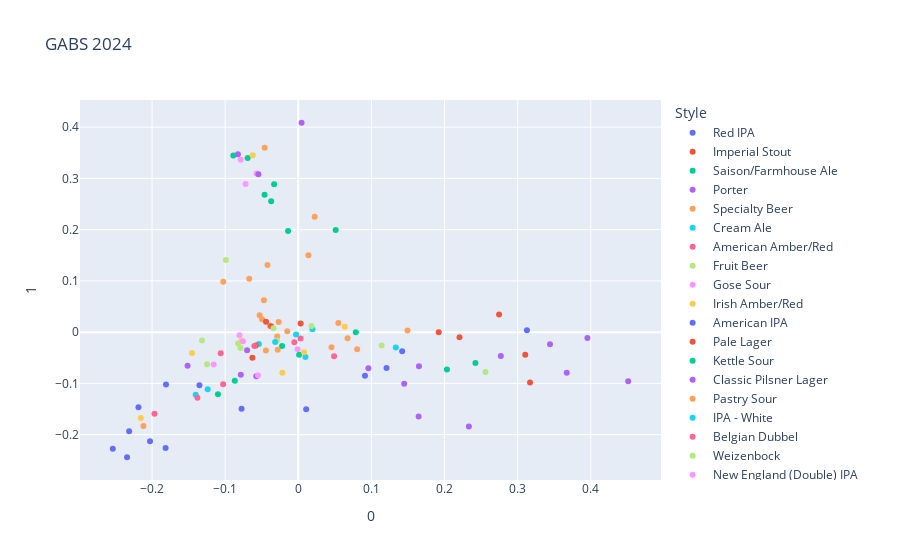

The cell this chart's notebook holds for it:
### Code cell
# Plot some clusters maybe?
pca_arr_all = PCA(n_components=2).fit_transform(np.asarray(X.todense()))
print(pca_arr_all.shape)


pca_df = pd.DataFrame(pca_arr_all).reset_index(drop=True).set_index(df.index)
pca_df['Section'] = df['section']
pca_df['Number'] = df.index
pca_df['Beer'] = df['name']
pca_df['Brewery'] = df['brewery']
pca_df['Style'] = df['style']
#pca_df['Anticipation'] = df.Anticipation

fig = px.scatter(pca_df,
                 x=0,
                 y=1,
                 color="Style",
                 hover_data=["Beer", "Section", "Number"],
                 title="GABS 2024"
                )
fig.show()

### Figure 1 — Plotly figure (JSON) as saved in the notebook; plotly's stock layout.template omitted (floating-point values rounded to 4 significant figures)
{"data": [{"customdata": [["HONEY GUM (RED IPA)", 1, 1], ["King River Double Red IPA", 1, 12], ["Hybrid Theory Red Rye IPA", 1, 18]], "hovertemplate": "Style=Red IPA<br>0=%{x}<br>1=%{y}<br>Beer=%{customdata[0]}<br>Section=%{customdata[1]}<br>Number=%{customdata[2]}<extra></extra>", "legendgroup": "Red IPA", "marker": {"color": "#636efa", "symbol": "circle"}, "mode": "markers", "name": "Red IPA", "orientation": "v", "showlegend": true, "type": "scatter", "x": [-0.1815, -0.2537, -0.2342], "xaxis": "x", "y": [-0.2258, -0.2274, -0.2441], "yaxis": "y"}, {"customdata": [["Choc à l'orange", 1, 2], ["Crumbs - Imperial Cookie Stout", 1, 5], ["Bounty Hunter", 2, 21], ["Abominable S'Mores Imperial Milk Stout", 5, 87], ["Lord Barista", 6, 111]], "hovertemplate": "Style=Imperial Stout<br>0=%{x}<br>1=%{y}<br>Beer=%{customdata[0]}<br>Section=%{customdata[1]}<br>Number=%{customdata[2]}<extra></extra>", "legendgroup": "Imperial Stout", "marker": {"color": "#EF553B", "symbol": "circle"}, "mode": "markers", "name": "Imperial Stout", "orientation": "v", "showlegend": true, "type": "scatter", "x": [0.3169, 0.2205, 0.2746, 0.192, 0.3104], "xaxis": "x", "y": [-0.09809, -0.009814, 0.03454, -0.0002607, -0.04418], "yaxis": "y"}, {"customdata": [["Spaghetti Saison", 1, 3], ["Sparkling Saison Noir", 3, 50], ["Black Mamba - Imperial Black Saison", 6, 105]], "hovertemplate": "Style=Saison/Farmhouse Ale<br>0=%{x}<br>1=%{y}<br>Beer=%{customdata[0]}<br>Section=%{customdata[1]}<br>Number=%{customdata[2]}<extra></extra>", "legendgroup": "Saison/Farmhouse Ale", "marker": {"color": "#00cc96", "symbol": "circle"}, "mode": "markers", "name": "Saison/Farmhouse Ale", "orientation": "v", "showlegend": true, "type": "scatter", "x": [0.001122, -0.02221, 0.07864], "xaxis": "x", "y": [-0.04403, -0.027, -0.0004444], "yaxis": "y"}, {"customdata": [["Cocoa Comet", 1, 4], ["Don't Take The Pith", 1, 13], ["Nitro Citrus - Blood Orange Chocolate Porter", 2, 26], ["Biscoff Chocolate Brownie Porter", 4, 78], ["Miso Macadamia Stout", 5, 100]], "hovertemplate": "Style=Porter<br>0=%{x}<br>1=%{y}<br>Beer=%{customdata[0]}<br>Section=%{customdata[1]}<br>Number=%{customdata[2]}<extra></extra>", "legendgroup": "Porter", "marker": {"color": "#ab63fa", "symbol": "circle"}, "mode": "markers", "name": "Porter", "orientation": "v", "showlegend": true, "type": "scatter", "x": [0.09586, 0.2333, 0.1645, 0.1449, 0.165], "xaxis": "x", "y": [-0.07042, -0.1839, -0.1647, -0.1005, -0.06654], "yaxis": "y"}, {"customdata": [["Unlikely Friends", 1, 6], ["Brunswick Grape Ale", 1, 14], ["Rum Running", 2, 25], ["Honey Honey, Joy Joy", 3, 57], ["Pick of the Bunch", 3, 58], ["Ooray for Gilbert", 4, 75], ["Billson's Flavored Sour Beer", 4, 79], ["Sweet as Pie", 5, 91], ["Partical Fusion - worlds collide", 5, 94], ["Salvaged Cherry Cola", 5, 98], ["Strawberry Champagne Beer", 6, 101], ["Raspberry Sherbet Bomb", 6, 115]], "hovertemplate": "Style=Specialty Beer<br>0=%{x}<br>1=%{y}<br>Beer=%{customdata[0]}<br>Section=%{customdata[1]}<br>Number=%{customdata[2]}<extra></extra>", "legendgroup": "Specialty Beer", "marker": {"color": "#FFA15A", "symbol": "circle"}, "mode": "markers", "name": "Specialty Beer", "orientation": "v", "showlegend": true, "type": "scatter", "x": [0.0674, -0.02686, -0.05294, -0.0281, 0.05477, -0.02886, -0.1026, -0.04707, -0.04436, -0.03893, -0.04955, -0.06715], "xaxis": "x", "y": [-0.01187, 0.01966, 0.03302, -0.03421, 0.01794, -0.008664, 0.09842, 0.06236, -0.03596, 0.0126, 0.02505, 0.104], "yaxis": "y"}, {"customdata": [["White Forest", 1, 7]], "hovertemplate": "Style=Cream Ale<br>0=%{x}<br>1=%{y}<br>Beer=%{customdata[0]}<br>Section=%{customdata[1]}<br>Number=%{customdata[2]}<extra></extra>", "legendgroup": "Cream Ale", "marker": {"color": "#19d3f3", "symbol": "circle"}, "mode": "markers", "name": "Cream Ale", "orientation": "v", "showlegend": true, "type": "scatter", "x": [0.1333], "xaxis": "x", "y": [-0.02992], "yaxis": "y"}, {"customdata": [["Dank & Stormy", 1, 8]], "hovertemplate": "Style=American Amber/Red<br>0=%{x}<br>1=%{y}<br>Beer=%{customdata[0]}<br>Section=%{customdata[1]}<br>Number=%{customdata[2]}<extra></extra>", "legendgroup": "American Amber/Red", "marker": {"color": "#FF6692", "symbol": "circle"}, "mode": "markers", "name": "American Amber/Red", "orientation": "v", "showlegend": true, "type": "scatter", "x": [-0.1062], "xaxis": "x", "y": [-0.04098], "yaxis": "y"}, {"customdata": [["Screamin' Peach", 1, 9], ["Yu Zerious? - Yuzu Russ”", 2, 27], ["Mai TaIPA", 2, 40], ["Slatterpuss Watermelon Sour", 4, 69]], "hovertemplate": "Style=Fruit Beer<br>0=%{x}<br>1=%{y}<br>Beer=%{customdata[0]}<br>Section=%{customdata[1]}<br>Number=%{customdata[2]}<extra></extra>", "legendgroup": "Fruit Beer", "marker": {"color": "#B6E880", "symbol": "circle"}, "mode": "markers", "name": "Fruit Beer", "orientation": "v", "showlegend": true, "type": "scatter", "x": [-0.07897, -0.08232, -0.1317, -0.09904], "xaxis": "x", "y": [-0.03072, -0.02219, -0.01627, 0.1407], "yaxis": "y"}, {"customdata": [["Funky Gose To Hollywood", 1, 10], ["Wakame Up Before You Gose", 2, 34], ["Spi-ski Margarita Gose", 4, 67]], "hovertemplate": "Style=Gose Sour<br>0=%{x}<br>1=%{y}<br>Beer=%{customdata[0]}<br>Section=%{customdata[1]}<br>Number=%{customdata[2]}<extra></extra>", "legendgroup": "Gose Sour", "marker": {"color": "#FF97FF", "symbol": "circle"}, "mode": "markers", "name": "Gose Sour", "orientation": "v", "showlegend": true, "type": "scatter", "x": [-0.07878, -0.05708, -0.07203], "xaxis": "x", "y": [0.3364, 0.3095, 0.289], "yaxis": "y"}, {"customdata": [["Old Mate", 1, 11]], "hovertemplate": "Style=Irish Amber/Red<br>0=%{x}<br>1=%{y}<br>Beer=%{customdata[0]}<br>Section=%{customdata[1]}<br>Number=%{customdata[2]}<extra></extra>", "legendgroup": "Irish Amber/Red", "marker": {"color": "#FECB52", "symbol": "circle"}, "mode": "markers", "name": "Irish Amber/Red", "orientation": "v", "showlegend": true, "type": "scatter", "x": [-0.02171], "xaxis": "x", "y": [-0.07943], "yaxis": "y"}, {"customdata": [["Pepper, Pepper, Pepper", 1, 15], ["Soolong Sucka", 2, 29], ["Hop Yearning", 3, 51], ["Two Thumbs Toasted Ironbark West Coast IPA", 3, 53], ["Bacon Me Crazy", 6, 112]], "hovertemplate": "Style=American IPA<br>0=%{x}<br>1=%{y}<br>Beer=%{customdata[0]}<br>Section=%{customdata[1]}<br>Number=%{customdata[2]}<extra></extra>", "legendgroup": "American IPA", "marker": {"color": "#636efa", "symbol": "circle"}, "mode": "markers", "name": "American IPA", "orientation": "v", "showlegend": true, "type": "scatter", "x": [-0.1352, -0.181, -0.2313, -0.2028, -0.07756], "xaxis": "x", "y": [-0.1035, -0.1019, -0.1935, -0.2127, -0.1497], "yaxis": "y"}, {"customdata": [["Double Lemon Shochu Shandy", 1, 16]], "hovertemplate": "Style=Pale Lager<br>0=%{x}<br>1=%{y}<br>Beer=%{customdata[0]}<br>Section=%{customdata[1]}<br>Number=%{customdata[2]}<extra></extra>", "legendgroup": "Pale Lager", "marker": {"color": "#EF553B", "symbol": "circle"}, "mode": "markers", "name": "Pale Lager", "orientation": "v", "showlegend": true, "type": "scatter", "x": [-0.06284], "xaxis": "x", "y": [-0.04988], "yaxis": "y"}, {"customdata": [["Smoke Rings", 1, 17], ["Tarte Noir", 2, 23], ["Pineapple Punch", 3, 52], ["Lemon & Key Lime Meringue Pie Sour", 3, 54], ["Fantastic Sour", 4, 71], ["Zombie Imperial Sour", 5, 95], ["Grand Slam' Strawberries & Cream Imperial Sour", 6, 106]], "hovertemplate": "Style=Kettle Sour<br>0=%{x}<br>1=%{y}<br>Beer=%{customdata[0]}<br>Section=%{customdata[1]}<br>Number=%{customdata[2]}<extra></extra>", "legendgroup": "Kettle Sour", "marker": {"color": "#00cc96", "symbol": "circle"}, "mode": "markers", "name": "Kettle Sour", "orientation": "v", "showlegend": true, "type": "scatter", "x": [-0.01398, 0.05112, -0.0461, -0.03708, -0.03306, -0.06925, -0.08889], "xaxis": "x", "y": [0.1974, 0.1994, 0.268, 0.2553, 0.2883, 0.3399, 0.3448], "yaxis": "y"}, {"customdata": [["Open Relationship", 1, 19], ["Paradise Pils", 2, 24], [null, 6, 103]], "hovertemplate": "Style=Classic Pilsner Lager<br>0=%{x}<br>1=%{y}<br>Beer=%{customdata[0]}<br>Section=%{customdata[1]}<br>Number=%{customdata[2]}<extra></extra>", "legendgroup": "Classic Pilsner Lager", "marker": {"color": "#ab63fa", "symbol": "circle"}, "mode": "markers", "name": "Classic Pilsner Lager", "orientation": "v", "showlegend": true, "type": "scatter", "x": [-0.05747, -0.07003, -0.1514], "xaxis": "x", "y": [-0.08618, -0.03554, -0.06577], "yaxis": "y"}, {"customdata": [["Krushberry Pi 3.142%", 1, 20], ["Sucker Punch Strawberries & Cream Lollipop Sour", 3, 46], ["Thicker Than Water (Brazilian Blood Limeaide Sour)", 4, 76], ["Banana and Blueberry Imperial Maple Maccadamia Pancake Smoothie Sour", 5, 88]], "hovertemplate": "Style=Pastry Sour<br>0=%{x}<br>1=%{y}<br>Beer=%{customdata[0]}<br>Section=%{customdata[1]}<br>Number=%{customdata[2]}<extra></extra>", "legendgroup": "Pastry Sour", "marker": {"color": "#FFA15A", "symbol": "circle"}, "mode": "markers", "name": "Pastry Sour", "orientation": "v", "showlegend": true, "type": "scatter", "x": [0.01387, -0.04595, -0.0421, 0.02237], "xaxis": "x", "y": [0.15, 0.3599, 0.1308, 0.2253], "yaxis": "y"}, {"customdata": [[null, 2, 22]], "hovertemplate": "Style=IPA - White<br>0=%{x}<br>1=%{y}<br>Beer=%{customdata[0]}<br>Section=%{customdata[1]}<br>Number=%{customdata[2]}<extra></extra>", "legendgroup": "IPA - White", "marker": {"color": "#19d3f3", "symbol": "circle"}, "mode": "markers", "name": "IPA - White", "orientation": "v", "showlegend": true, "type": "scatter", "x": [-0.1404], "xaxis": "x", "y": [-0.1221], "yaxis": "y"}, {"customdata": [["Dubbel Dutch", 2, 28]], "hovertemplate": "Style=Belgian Dubbel<br>0=%{x}<br>1=%{y}<br>Beer=%{customdata[0]}<br>Section=%{customdata[1]}<br>Number=%{customdata[2]}<extra></extra>", "legendgroup": "Belgian Dubbel", "marker": {"color": "#FF6692", "symbol": "circle"}, "mode": "markers", "name": "Belgian Dubbel", "orientation": "v", "showlegend": true, "type": "scatter", "x": [-0.005448], "xaxis": "x", "y": [-0.01984], "yaxis": "y"}, {"customdata": [["Wise and the Foolish", 2, 30]], "hovertemplate": "Style=Weizenbock<br>0=%{x}<br>1=%{y}<br>Beer=%{customdata[0]}<br>Section=%{customdata[1]}<br>Number=%{customdata[2]}<extra></extra>", "legendgroup": "Weizenbock", "marker": {"color": "#B6E880", "symbol": "circle"}, "mode": "markers", "name": "Weizenbock", "orientation": "v", "showlegend": true, "type": "scatter", "x": [-0.02925], "xaxis": "x", "y": [-0.01679], "yaxis": "y"}, {"customdata": [["Guava Lava Imperial IPL", 2, 31], ["Double Booti KNEIPA", 4, 74]], "hovertemplate": "Style=New England (Double) IPA<br>0=%{x}<br>1=%{y}<br>Beer=%{customdata[0]}<br>Section=%{customdata[1]}<br>Number=%{customdata[2]}<extra></extra>", "legendgroup": "New England (Double) IPA", "marker": {"color": "#FF97FF", "symbol": "circle"}, "mode": "markers", "name": "New England (Double) IPA", "orientation": "v", "showlegend": true, "type": "scatter", "x": [-0.05506, -0.1157], "xaxis": "x", "y": [-0.08403, -0.06291], "yaxis": "y"}, {"customdata": [["Pig Pickin Cake", 2, 32], ["DDH Unicorn Frappe NEIPA", 4, 68]], "hovertemplate": "Style=Milkshake IPA<br>0=%{x}<br>1=%{y}<br>Beer=%{customdata[0]}<br>Section=%{customdata[1]}<br>Number=%{customdata[2]}<extra></extra>", "legendgroup": "Milkshake IPA", "marker": {"color": "#FECB52", "symbol": "circle"}, "mode": "markers", "name": "Milkshake IPA", "orientation": "v", "showlegend": true, "type": "scatter", "x": [-0.07777, -0.1454], "xaxis": "x", "y": [-0.01748, -0.04088], "yaxis": "y"}, {"customdata": [["Hopless - Botanical IPA", 2, 33]], "hovertemplate": "Style=Gruit<br>0=%{x}<br>1=%{y}<br>Beer=%{customdata[0]}<br>Section=%{customdata[1]}<br>Number=%{customdata[2]}<extra></extra>", "legendgroup": "Gruit", "marker": {"color": "#636efa", "symbol": "circle"}, "mode": "markers", "name": "Gruit", "orientation": "v", "showlegend": true, "type": "scatter", "x": [-0.2186], "xaxis": "x", "y": [-0.1467], "yaxis": "y"}, {"customdata": [["Michelager", 2, 35]], "hovertemplate": "Style=Lager - Mexican<br>0=%{x}<br>1=%{y}<br>Beer=%{customdata[0]}<br>Section=%{customdata[1]}<br>Number=%{customdata[2]}<extra></extra>", "legendgroup": "Lager - Mexican", "marker": {"color": "#EF553B", "symbol": "circle"}, "mode": "markers", "name": "Lager - Mexican", "orientation": "v", "showlegend": true, "type": "scatter", "x": [-0.04414], "xaxis": "x", "y": [0.02033], "yaxis": "y"}, {"customdata": [["Smooth Caffeinator", 2, 36]], "hovertemplate": "Style=Dulce de Leche Affogato Stout<br>0=%{x}<br>1=%{y}<br>Beer=%{customdata[0]}<br>Section=%{customdata[1]}<br>Number=%{customdata[2]}<extra></extra>", "legendgroup": "Dulce de Leche Affogato Stout", "marker": {"color": "#00cc96", "symbol": "circle"}, "mode": "markers", "name": "Dulce de Leche Affogato Stout", "orientation": "v", "showlegend": true, "type": "scatter", "x": [0.2033], "xaxis": "x", "y": [-0.07311], "yaxis": "y"}, {"customdata": [["Blackberries, Blueberries and Sour Patch kids!", 2, 37]], "hovertemplate": "Style=Sour - Kettle Sour<br>0=%{x}<br>1=%{y}<br>Beer=%{customdata[0]}<br>Section=%{customdata[1]}<br>Number=%{customdata[2]}<extra></extra>", "legendgroup": "Sour - Kettle Sour", "marker": {"color": "#ab63fa", "symbol": "circle"}, "mode": "markers", "name": "Sour - Kettle Sour", "orientation": "v", "showlegend": true, "type": "scatter", "x": [-0.08262], "xaxis": "x", "y": [0.3469], "yaxis": "y"}, {"customdata": [["Supermassive Black Hole", 2, 38]], "hovertemplate": "Style=Stout - Pastry<br>0=%{x}<br>1=%{y}<br>Beer=%{customdata[0]}<br>Section=%{customdata[1]}<br>Number=%{customdata[2]}<extra></extra>", "legendgroup": "Stout - Pastry", "marker": {"color": "#FFA15A", "symbol": "circle"}, "mode": "markers", "name": "Stout - Pastry", "orientation": "v", "showlegend": true, "type": "scatter", "x": [0.1494], "xaxis": "x", "y": [0.003083], "yaxis": "y"}, {"customdata": [["Feiladh Mor (\"Great Kilt\")", 2, 39]], "hovertemplate": "Style=Scotch Ale/Wee Heavy<br>0=%{x}<br>1=%{y}<br>Beer=%{customdata[0]}<br>Section=%{customdata[1]}<br>Number=%{customdata[2]}<extra></extra>", "legendgroup": "Scotch Ale/Wee Heavy", "marker": {"color": "#19d3f3", "symbol": "circle"}, "mode": "markers", "name": "Scotch Ale/Wee Heavy", "orientation": "v", "showlegend": true, "type": "scatter", "x": [0.01936], "xaxis": "x", "y": [0.005462], "yaxis": "y"}, {"customdata": [["Haze Train", 3, 41], ["Southern Crossed Lovers - ANZIPA", 4, 65], ["Big Feelings", 6, 107]], "hovertemplate": "Style=Hazy IPA<br>0=%{x}<br>1=%{y}<br>Beer=%{customdata[0]}<br>Section=%{customdata[1]}<br>Number=%{customdata[2]}<extra></extra>", "legendgroup": "Hazy IPA", "marker": {"color": "#FF6692", "symbol": "circle"}, "mode": "markers", "name": "Hazy IPA", "orientation": "v", "showlegend": true, "type": "scatter", "x": [-0.1967, -0.1028, -0.1379], "xaxis": "x", "y": [-0.1591, -0.1016, -0.128], "yaxis": "y"}, {"customdata": [["Creature of the Deep", 3, 42], ["Flat White Oatmeal stout", 6, 109]], "hovertemplate": "Style=Oatmeal Stout<br>0=%{x}<br>1=%{y}<br>Beer=%{customdata[0]}<br>Section=%{customdata[1]}<br>Number=%{customdata[2]}<extra></extra>", "legendgroup": "Oatmeal Stout", "marker": {"color": "#B6E880", "symbol": "circle"}, "mode": "markers", "name": "Oatmeal Stout", "orientation": "v", "showlegend": true, "type": "scatter", "x": [0.114, 0.256], "xaxis": "x", "y": [-0.02606, -0.07758], "yaxis": "y"}, {"customdata": [["Triple Sticky", 3, 43]], "hovertemplate": "Style=Hoppy Lager<br>0=%{x}<br>1=%{y}<br>Beer=%{customdata[0]}<br>Section=%{customdata[1]}<br>Number=%{customdata[2]}<extra></extra>", "legendgroup": "Hoppy Lager", "marker": {"color": "#FF97FF", "symbol": "circle"}, "mode": "markers", "name": "Hoppy Lager", "orientation": "v", "showlegend": true, "type": "scatter", "x": [-0.07555], "xaxis": "x", "y": [-0.01772], "yaxis": "y"}, {"customdata": [["Rose Petal Raspberry Sour", 3, 44]], "hovertemplate": "Style=Sour<br>0=%{x}<br>1=%{y}<br>Beer=%{customdata[0]}<br>Section=%{customdata[1]}<br>Number=%{customdata[2]}<extra></extra>", "legendgroup": "Sour", "marker": {"color": "#FECB52", "symbol": "circle"}, "mode": "markers", "name": "Sour", "orientation": "v", "showlegend": true, "type": "scatter", "x": [-0.06236], "xaxis": "x", "y": [0.345], "yaxis": "y"}, {"customdata": [["“Shinigami” - Umami Smoked Porter", 3, 45], ["Smoked Kelp Stout", 5, 81], ["Holy Smokes! - Camel Dung Smoked Porter", 5, 97]], "hovertemplate": "Style=Smoked Beer (non Rauchbier)<br>0=%{x}<br>1=%{y}<br>Beer=%{customdata[0]}<br>Section=%{customdata[1]}<br>Number=%{customdata[2]}<extra></extra>", "legendgroup": "Smoked Beer (non Rauchbier)", "marker": {"color": "#636efa", "symbol": "circle"}, "mode": "markers", "name": "Smoked Beer (non Rauchbier)", "orientation": "v", "showlegend": true, "type": "scatter", "x": [0.1206, 0.3127, 0.1421], "xaxis": "x", "y": [-0.06986, 0.003681, -0.0375], "yaxis": "y"}, {"customdata": [["Aurora Australis Wonder Ale", 3, 47]], "hovertemplate": "Style=Belgian Dark Strong Ale<br>0=%{x}<br>1=%{y}<br>Beer=%{customdata[0]}<br>Section=%{customdata[1]}<br>Number=%{customdata[2]}<extra></extra>", "legendgroup": "Belgian Dark Strong Ale", "marker": {"color": "#EF553B", "symbol": "circle"}, "mode": "markers", "name": "Belgian Dark Strong Ale", "orientation": "v", "showlegend": true, "type": "scatter", "x": [-0.03717], "xaxis": "x", "y": [0.01134], "yaxis": "y"}, {"customdata": [["Lazy Bones", 3, 48]], "hovertemplate": "Style=Brut IPA<br>0=%{x}<br>1=%{y}<br>Beer=%{customdata[0]}<br>Section=%{customdata[1]}<br>Number=%{customdata[2]}<extra></extra>", "legendgroup": "Brut IPA", "marker": {"color": "#00cc96", "symbol": "circle"}, "mode": "markers", "name": "Brut IPA", "orientation": "v", "showlegend": true, "type": "scatter", "x": [-0.1099], "xaxis": "x", "y": [-0.1213], "yaxis": "y"}, {"customdata": [["Pandan White Chocolate Stout", 3, 49], ["Black Forest Espresso", 3, 59], ["The Cowboy Slickshake", 4, 61], ["Rocky road campfire chocolate smoked stout", 5, 90], ["A boy named Tiramisu", 6, 114]], "hovertemplate": "Style=Pastry Stout<br>0=%{x}<br>1=%{y}<br>Beer=%{customdata[0]}<br>Section=%{customdata[1]}<br>Number=%{customdata[2]}<extra></extra>", "legendgroup": "Pastry Stout", "marker": {"color": "#ab63fa", "symbol": "circle"}, "mode": "markers", "name": "Pastry Stout", "orientation": "v", "showlegend": true, "type": "scatter", "x": [0.4512, 0.3442, 0.277, 0.3954, 0.3671], "xaxis": "x", "y": [-0.0958, -0.02379, -0.04642, -0.01129, -0.07941], "yaxis": "y"}, {"customdata": [["Angry Fish", 3, 55], ["Hellhound", 6, 110]], "hovertemplate": "Style=Baltic Porter<br>0=%{x}<br>1=%{y}<br>Beer=%{customdata[0]}<br>Section=%{customdata[1]}<br>Number=%{customdata[2]}<extra></extra>", "legendgroup": "Baltic Porter", "marker": {"color": "#FFA15A", "symbol": "circle"}, "mode": "markers", "name": "Baltic Porter", "orientation": "v", "showlegend": true, "type": "scatter", "x": [0.04538, 0.0805], "xaxis": "x", "y": [-0.02971, -0.03349], "yaxis": "y"}, {"customdata": [["The Sanga", 3, 56], ["Golden Roots - Spiced Volcanic Sweet Potato Copper Ale", 4, 80]], "hovertemplate": "Style=Experimental Beer<br>0=%{x}<br>1=%{y}<br>Beer=%{customdata[0]}<br>Section=%{customdata[1]}<br>Number=%{customdata[2]}<extra></extra>", "legendgroup": "Experimental Beer", "marker": {"color": "#19d3f3", "symbol": "circle"}, "mode": "markers", "name": "Experimental Beer", "orientation": "v", "showlegend": true, "type": "scatter", "x": [-0.05393, 0.00975], "xaxis": "x", "y": [-0.02298, -0.04835], "yaxis": "y"}, {"customdata": [["Vanta Manta", 4, 63]], "hovertemplate": "Style=Schwarzbier<br>0=%{x}<br>1=%{y}<br>Beer=%{customdata[0]}<br>Section=%{customdata[1]}<br>Number=%{customdata[2]}<extra></extra>", "legendgroup": "Schwarzbier", "marker": {"color": "#FF6692", "symbol": "circle"}, "mode": "markers", "name": "Schwarzbier", "orientation": "v", "showlegend": true, "type": "scatter", "x": [0.003106], "xaxis": "x", "y": [-0.01236], "yaxis": "y"}, {"customdata": [["Slice of Heaven - Thiolised NZ Pilsner", 4, 64]], "hovertemplate": "Style=New Zealand Pilsner Lager<br>0=%{x}<br>1=%{y}<br>Beer=%{customdata[0]}<br>Section=%{customdata[1]}<br>Number=%{customdata[2]}<extra></extra>", "legendgroup": "New Zealand Pilsner Lager", "marker": {"color": "#B6E880", "symbol": "circle"}, "mode": "markers", "name": "New Zealand Pilsner Lager", "orientation": "v", "showlegend": true, "type": "scatter", "x": [-0.1248], "xaxis": "x", "y": [-0.0627], "yaxis": "y"}, {"customdata": [["Mr. Phantastic", 4, 66]], "hovertemplate": "Style=Cold IPA<br>0=%{x}<br>1=%{y}<br>Beer=%{customdata[0]}<br>Section=%{customdata[1]}<br>Number=%{customdata[2]}<extra></extra>", "legendgroup": "Cold IPA", "marker": {"color": "#FF97FF", "symbol": "circle"}, "mode": "markers", "name": "Cold IPA", "orientation": "v", "showlegend": true, "type": "scatter", "x": [-0.08044], "xaxis": "x", "y": [-0.005995], "yaxis": "y"}, {"customdata": [["Daily Tot' - Rum Raisin Brown Ale", 4, 70], ["The Notorious F.I.G.", 6, 108]], "hovertemplate": "Style=UK Brown Ale<br>0=%{x}<br>1=%{y}<br>Beer=%{customdata[0]}<br>Section=%{customdata[1]}<br>Number=%{customdata[2]}<extra></extra>", "legendgroup": "UK Brown Ale", "marker": {"color": "#FECB52", "symbol": "circle"}, "mode": "markers", "name": "UK Brown Ale", "orientation": "v", "showlegend": true, "type": "scatter", "x": [0.06358, 0.007885], "xaxis": "x", "y": [0.01052, -0.0391], "yaxis": "y"}, {"customdata": [["Vanilla Bean Panna Cotta", 4, 72]], "hovertemplate": "Style=Stout - White<br>0=%{x}<br>1=%{y}<br>Beer=%{customdata[0]}<br>Section=%{customdata[1]}<br>Number=%{customdata[2]}<extra></extra>", "legendgroup": "Stout - White", "marker": {"color": "#636efa", "symbol": "circle"}, "mode": "markers", "name": "Stout - White", "orientation": "v", "showlegend": true, "type": "scatter", "x": [0.09118], "xaxis": "x", "y": [-0.0849], "yaxis": "y"}, {"customdata": [["ALTernate BIER", 4, 73]], "hovertemplate": "Style=Altbier<br>0=%{x}<br>1=%{y}<br>Beer=%{customdata[0]}<br>Section=%{customdata[1]}<br>Number=%{customdata[2]}<extra></extra>", "legendgroup": "Altbier", "marker": {"color": "#EF553B", "symbol": "circle"}, "mode": "markers", "name": "Altbier", "orientation": "v", "showlegend": true, "type": "scatter", "x": [-0.05817], "xaxis": "x", "y": [-0.02629], "yaxis": "y"}, {"customdata": [["Insane Kölche Posse", 4, 77]], "hovertemplate": "Style=Kölsch<br>0=%{x}<br>1=%{y}<br>Beer=%{customdata[0]}<br>Section=%{customdata[1]}<br>Number=%{customdata[2]}<extra></extra>", "legendgroup": "Kölsch", "marker": {"color": "#00cc96", "symbol": "circle"}, "mode": "markers", "name": "Kölsch", "orientation": "v", "showlegend": true, "type": "scatter", "x": [-0.08685], "xaxis": "x", "y": [-0.09461], "yaxis": "y"}, {"customdata": [["The 'H' is Silent", 5, 82], ["Simz Spicy Vanilla Gorilla", 5, 84]], "hovertemplate": "Style=Mixed Fermentation Sour<br>0=%{x}<br>1=%{y}<br>Beer=%{customdata[0]}<br>Section=%{customdata[1]}<br>Number=%{customdata[2]}<extra></extra>", "legendgroup": "Mixed Fermentation Sour", "marker": {"color": "#ab63fa", "symbol": "circle"}, "mode": "markers", "name": "Mixed Fermentation Sour", "orientation": "v", "showlegend": true, "type": "scatter", "x": [-0.05453, 0.00444], "xaxis": "x", "y": [0.308, 0.4085], "yaxis": "y"}, {"customdata": [["West coast story", 5, 83]], "hovertemplate": "Style=Australian IPA<br>0=%{x}<br>1=%{y}<br>Beer=%{customdata[0]}<br>Section=%{customdata[1]}<br>Number=%{customdata[2]}<extra></extra>", "legendgroup": "Australian IPA", "marker": {"color": "#FFA15A", "symbol": "circle"}, "mode": "markers", "name": "Australian IPA", "orientation": "v", "showlegend": true, "type": "scatter", "x": [-0.2118], "xaxis": "x", "y": [-0.1833], "yaxis": "y"}, {"customdata": [["The Terpinator", 5, 85]], "hovertemplate": "Style=IPA - American<br>0=%{x}<br>1=%{y}<br>Beer=%{customdata[0]}<br>Section=%{customdata[1]}<br>Number=%{customdata[2]}<extra></extra>", "legendgroup": "IPA - American", "marker": {"color": "#19d3f3", "symbol": "circle"}, "mode": "markers", "name": "IPA - American", "orientation": "v", "showlegend": true, "type": "scatter", "x": [-0.1239], "xaxis": "x", "y": [-0.1114], "yaxis": "y"}, {"customdata": [["Tradies Breakfast - Vienna Coffee Lager meets Custard Tart", 5, 86]], "hovertemplate": "Style=Vienna Lager<br>0=%{x}<br>1=%{y}<br>Beer=%{customdata[0]}<br>Section=%{customdata[1]}<br>Number=%{customdata[2]}<extra></extra>", "legendgroup": "Vienna Lager", "marker": {"color": "#FF6692", "symbol": "circle"}, "mode": "markers", "name": "Vienna Lager", "orientation": "v", "showlegend": true, "type": "scatter", "x": [0.04886], "xaxis": "x", "y": [-0.04711], "yaxis": "y"}, {"customdata": [["Apfelstrudle Pastry Hefe", 5, 89]], "hovertemplate": "Style=Weizen/Weissbier/Hefeweizen<br>0=%{x}<br>1=%{y}<br>Beer=%{customdata[0]}<br>Section=%{customdata[1]}<br>Number=%{customdata[2]}<extra></extra>", "legendgroup": "Weizen/Weissbier/Hefeweizen", "marker": {"color": "#B6E880", "symbol": "circle"}, "mode": "markers", "name": "Weizen/Weissbier/Hefeweizen", "orientation": "v", "showlegend": true, "type": "scatter", "x": [0.01811], "xaxis": "x", "y": [0.0119], "yaxis": "y"}, {"customdata": [["SAB Bitter", 5, 92]], "hovertemplate": "Style=ESB (Extra Special Bitter)<br>0=%{x}<br>1=%{y}<br>Beer=%{customdata[0]}<br>Section=%{customdata[1]}<br>Number=%{customdata[2]}<extra></extra>", "legendgroup": "ESB (Extra Special Bitter)", "marker": {"color": "#FF97FF", "symbol": "circle"}, "mode": "markers", "name": "ESB (Extra Special Bitter)", "orientation": "v", "showlegend": true, "type": "scatter", "x": [-0.000984], "xaxis": "x", "y": [-0.03322], "yaxis": "y"}, {"customdata": [["Smooth Landing - Fruit Punch IPA", 5, 93]], "hovertemplate": "Style=IPA - Hazy<br>0=%{x}<br>1=%{y}<br>Beer=%{customdata[0]}<br>Section=%{customdata[1]}<br>Number=%{customdata[2]}<extra></extra>", "legendgroup": "IPA - Hazy", "marker": {"color": "#FECB52", "symbol": "circle"}, "mode": "markers", "name": "IPA - Hazy", "orientation": "v", "showlegend": true, "type": "scatter", "x": [-0.2154], "xaxis": "x", "y": [-0.1677], "yaxis": "y"}, {"customdata": [["Equinox '24", 5, 96]], "hovertemplate": "Style=Imperial IPA<br>0=%{x}<br>1=%{y}<br>Beer=%{customdata[0]}<br>Section=%{customdata[1]}<br>Number=%{customdata[2]}<extra></extra>", "legendgroup": "Imperial IPA", "marker": {"color": "#636efa", "symbol": "circle"}, "mode": "markers", "name": "Imperial IPA", "orientation": "v", "showlegend": true, "type": "scatter", "x": [0.01076], "xaxis": "x", "y": [-0.1504], "yaxis": "y"}, {"customdata": [["Escape The Heat - Belgian Ale with Jalapeños", 5, 99]], "hovertemplate": "Style=Belgian Specialty Ale<br>0=%{x}<br>1=%{y}<br>Beer=%{customdata[0]}<br>Section=%{customdata[1]}<br>Number=%{customdata[2]}<extra></extra>", "legendgroup": "Belgian Specialty Ale", "marker": {"color": "#EF553B", "symbol": "circle"}, "mode": "markers", "name": "Belgian Specialty Ale", "orientation": "v", "showlegend": true, "type": "scatter", "x": [0.003176], "xaxis": "x", "y": [0.01708], "yaxis": "y"}, {"customdata": [["Try And Banh Mi", 6, 102]], "hovertemplate": "Style=Stout<br>0=%{x}<br>1=%{y}<br>Beer=%{customdata[0]}<br>Section=%{customdata[1]}<br>Number=%{customdata[2]}<extra></extra>", "legendgroup": "Stout", "marker": {"color": "#00cc96", "symbol": "circle"}, "mode": "markers", "name": "Stout", "orientation": "v", "showlegend": true, "type": "scatter", "x": [0.2422], "xaxis": "x", "y": [-0.06005], "yaxis": "y"}, {"customdata": [["Cereal for Dinner", 6, 104]], "hovertemplate": "Style=New England IPA<br>0=%{x}<br>1=%{y}<br>Beer=%{customdata[0]}<br>Section=%{customdata[1]}<br>Number=%{customdata[2]}<extra></extra>", "legendgroup": "New England IPA", "marker": {"color": "#ab63fa", "symbol": "circle"}, "mode": "markers", "name": "New England IPA", "orientation": "v", "showlegend": true, "type": "scatter", "x": [-0.07865], "xaxis": "x", "y": [-0.08314], "yaxis": "y"}, {"customdata": [["Beer-ria taco lager", 6, 113]], "hovertemplate": "Style=Rauchbier<br>0=%{x}<br>1=%{y}<br>Beer=%{customdata[0]}<br>Section=%{customdata[1]}<br>Number=%{customdata[2]}<extra></extra>", "legendgroup": "Rauchbier", "marker": {"color": "#FFA15A", "symbol": "circle"}, "mode": "markers", "name": "Rauchbier", "orientation": "v", "showlegend": true, "type": "scatter", "x": [-0.01508], "xaxis": "x", "y": [0.001714], "yaxis": "y"}, {"customdata": [["Ginger Monkey", 6, 116], [null, 6, 117]], "hovertemplate": "Style=Cocktail<br>0=%{x}<br>1=%{y}<br>Beer=%{customdata[0]}<br>Section=%{customdata[1]}<br>Number=%{customdata[2]}<extra></extra>", "legendgroup": "Cocktail", "marker": {"color": "#19d3f3", "symbol": "circle"}, "mode": "markers", "name": "Cocktail", "orientation": "v", "showlegend": true, "type": "scatter", "x": [-0.003063, -0.03164], "xaxis": "x", "y": [-0.004687, -0.01936], "yaxis": "y"}, {"customdata": [["Eddies Crisp Apple", 6, 118]], "hovertemplate": "Style=Traditional Cider<br>0=%{x}<br>1=%{y}<br>Beer=%{customdata[0]}<br>Section=%{customdata[1]}<br>Number=%{customdata[2]}<extra></extra>", "legendgroup": "Traditional Cider", "marker": {"color": "#FF6692", "symbol": "circle"}, "mode": "markers", "name": "Traditional Cider", "orientation": "v", "showlegend": true, "type": "scatter", "x": [-0.06009], "xaxis": "x", "y": [-0.02714], "yaxis": "y"}, {"customdata": [["Cloudy Apple & Ginger", 6, 119]], "hovertemplate": "Style=Specialty Cider<br>0=%{x}<br>1=%{y}<br>Beer=%{customdata[0]}<br>Section=%{customdata[1]}<br>Number=%{customdata[2]}<extra></extra>", "legendgroup": "Specialty Cider", "marker": {"color": "#B6E880", "symbol": "circle"}, "mode": "markers", "name": "Specialty Cider", "orientation": "v", "showlegend": true, "type": "scatter", "x": [-0.0339], "xaxis": "x", "y": [0.007706], "yaxis": "y"}], "layout": {"legend": {"title": {"text": "Style"}, "tracegroupgap": 0}, "title": {"text": "GABS 2024"}, "xaxis": {"anchor": "y", "domain": [0, 1], "title": {"text": "0"}}, "yaxis": {"anchor": "x", "domain": [0, 1], "title": {"text": "1"}}}}
